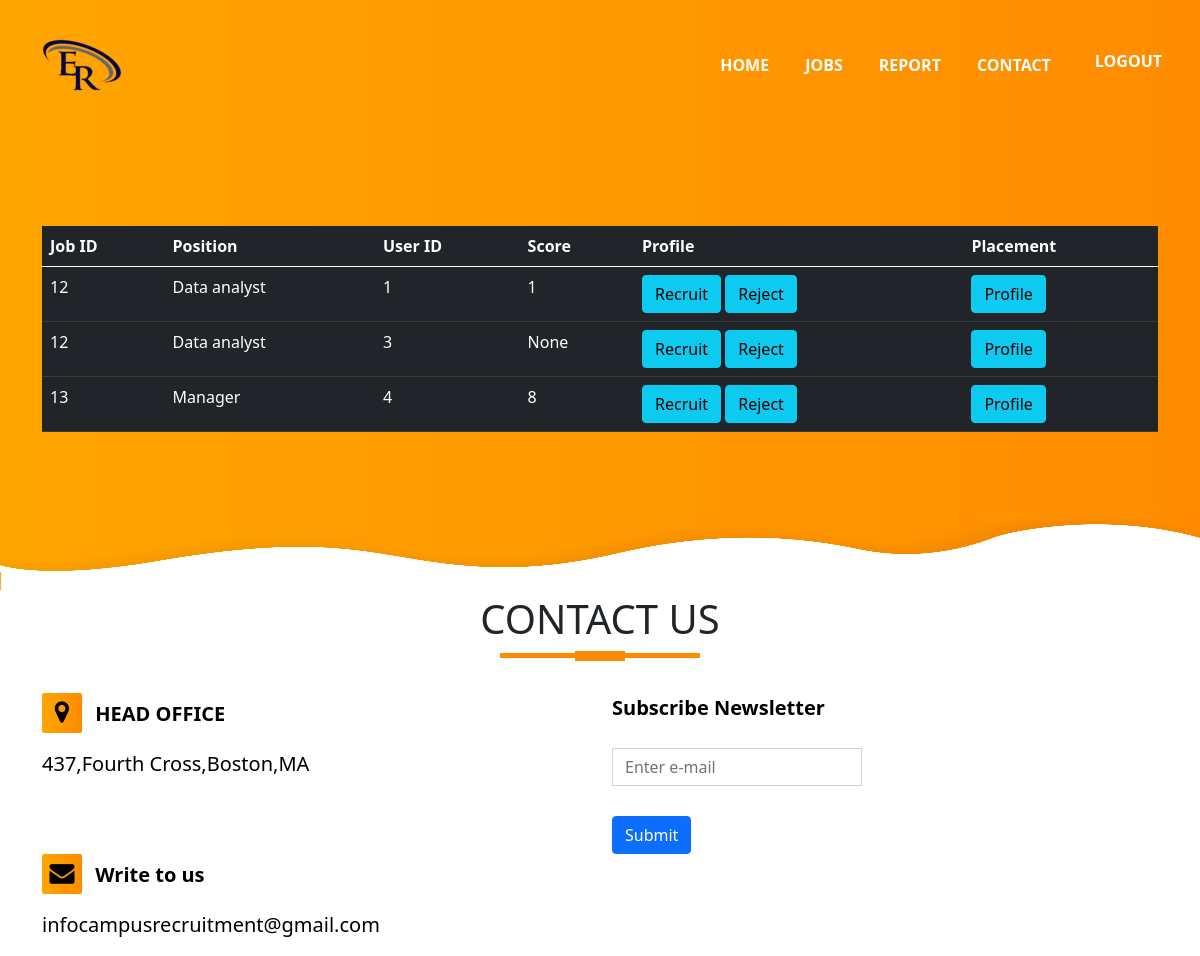
The app's page /report (signed in) with its own data.
### app.py (models this page shows)
class Job(db.Model):
    __tablename__ = 'job'
    id = db.Column(db.Integer,primary_key=True)
    job_role = db.Column(db.String(50),nullable=False)
    job_des = db.Column(db.String(50),nullable=False)
    date_created = db.Column(db.DateTime, default=datetime.utcnow)
    last_date = db.Column(db.Integer)
    skills_required = db.Column(db.String(100),nullable=False)
    experience = db.Column(db.Integer)
    salary = db.Column(db.Integer)
    company_id = db.Column(db.Integer, db.ForeignKey('company.id'),nullable=False)
    status= db.Column(db.Integer)

### app.py (the view)
@app.route('/report',methods=['POST','GET'])
def report():
    d = connect_db()
    query="select job_id,user_id,assesment_score from applied WHERE job_id in(select id from job where company_id='"+str(g.user)+"') AND status IS NULL"
    cur = d.execute(query)
    user = [dict( j_id=row[0],u_id=row[1],score=row[2],j_name='',value=str(row[0])+' s '+str(row[1]),value1=str(row[0])+' ns '+str(row[1])) for row in cur.fetchall()]
    query="select id,job_role from job"
    cur = d.execute(query)
    job = [dict( id=row[0],name=row[1]) for row in cur.fetchall()]
    for i in user:
        for j in job:
            if(i['j_id']==j['id']):
                i['j_name']=j['name']
    d.close()
    if (request.method == 'POST'):
        res=request.form.get('button')
        d = connect_db()
        if res!=None:
            print(res)
            if(res[2]=='s'):
                query="UPDATE applied SET status='s' WHERE (job_id = '"+str(res[0])+"' AND user_id='"+str(res[4])+"')"
                cur = d.execute(query)
            elif(res[2:4]=='ns'):
                query="UPDATE applied SET status='ns' WHERE (job_id = '"+str(res[0])+"' AND user_id='"+str(res[5])+"')"
                cur = d.execute(query)
            d.commit()
            d.close()
            return redirect('/report')
        res=request.form['profile']
        if(res!=None):
            d = connect_db()
            query="SELECT * from User_acc where id='"+str(res)+"'"
            cur = d.execute(query)
            user = [dict( id=row[0],name=row[1],pwd=row[2],mail=row[3],contact=row[4],address=row[5],skills=row[6],Dob=row[7],age=row[8],sslc=row[9],hlc=row[10],college=row[11],department=row[12],cgpa=row[13],exp=row[15],status=row[16]) for row in cur.fetchall()]
            d.close()
            for i in user:
                if(i['status']==None):
                    i['status']='Unemployed'
                else:
                    i['status']='Employed'
        return render_template('company_profile.html',user=user)
    else:
        return render_template('report.html',user=user)

### app.py (called while the page is built)
def connect_db():
    return sqlite3.connect('recsys.db')

@app.before_request
def before_request():
    if 'username' in session:
        g.user = session['username']

### templates/report.html (shortened to what this page needs)
<!DOCTYPE html>
<html lang="en">
<head>
    <link rel="stylesheet" href="{{url_for('static',filename='style.css')}}">
    <link href="https://cdn.jsdelivr.net/npm/bootstrap@5.0.0-beta3/dist/css/bootstrap.min.css" rel="stylesheet">
    <link rel="stylesheet" href="https://stackpath.bootstrapcdn.com/font-awesome/4.7.0/css/font-awesome.min.css">
</head>
<body>
<section id="nav-bar">
    <nav class="navbar navbar-expand-lg navbar-light ">
        <div class="container-fluid">
           <a class="navbar-brand" href="{{url_for('company')}}"><img src="{{url_for('static',filename='logo1.png')}}"></a>
          <div class="collapse navbar-collapse" id="navbarNav">
            <ul class="navbar-nav ms-auto">
              <li class="nav-item">
                <a class="nav-link"  href="{{url_for('company')}}">HOME</a>
              </li>
              <li class="nav-item">
                <a class="nav-link" href="{{url_for('job')}}">JOBS</a>
              </li>
              <li class="nav-item">
                <a class="nav-link" href="{{url_for('report')}}">REPORT</a>
              </li>
              <li class="nav-item">
                <a class="nav-link " href="#contact" >CONTACT</a>
              </li>
              <li><a class="dropdown-item" href="{{url_for('logout')}}">LOGOUT</a></li>
          </div>
    </div>
      </nav>
</section>
<section id="banner">
    <div class="container">
        <table class="table table-hover table-dark">
            <thead>
               <tr>
                  <th scope="col">Job ID</th>
                  <th scope="col">Position</th>
                  <th scope="col">User ID</th>
                  <th scope="col">Score</th>
                  <th scope="col">Profile</th>
                  <th scope="col">Placement</th>
                </tr>
            </thead>
            <tbody>
               <br><br><br><br>
               {% for item in user %}<tr>
                  <td>{{ item['j_id'] }}</td>
                  <td>{{ item['j_name'] }}</td>
                  <td>{{ item['u_id'] }}</td>
                  <td>{{ item['score'] }}</td>
                  <td>
                <form method="POST" action="/report">
                    <button class="btn btn-outline btn-info" type="submit" name="button" value="{{item.value}}" id="button"  >Recruit</button>
                     <button class="btn btn-outline btn-info" type="submit" name="button" value="{{item.value1}}" id="button"  >Reject</button>
                    </td>
                  <td>
                    <button class="btn btn-outline btn-info" name="profile" value="{{item.u_id}}"  >Profile</button>
                </td>
               </tr>
               {% endfor %}
            </tbody>
         </table>
         <br><br><br>
    </div>
    <img src="{{url_for('static',filename='wave.png')}}" class="bottom-img">
</section>
<section id="contact">
    <div class="container">
        <h1 class="title text-center">CONTACT US</h1>
        <div class="row ">
       <div class="col-md-6 contact-box">
           <p><i class="fa fa-map-marker" aria-hidden="true"></i><b> HEAD OFFICE</b></p>
           <p>437,Fourth Cross,Boston,MA</p>
       </div>
       <div class="col-md-6 contact-box">
        <p><b> Subscribe Newsletter</b></p>
        <input type="email" class="form-control" placeholder="Enter e-mail">
       <br> <button type="button" class="btn btn-primary">Submit</button>
    </div>
       <div class="col-md-6 contact-box">
        <p><i class="fa fa-envelope" aria-hidden="true"></i></i><b> Write to us </b></p>
        <p>infocampusrecruitment@gmail.com</p>
    </div>
</div>
</section>
</body>
</html>

### static/style.css (style rules this page uses)
* { margin: 0; padding: 0; }
body { font-family: sans-serif; }
#nav-bar { position: sticky; top: 0; z-index: 10; }
.navbar { background-image: linear-gradient(to right, #ffa500, #ff8c00); padding: 0 !important; }
.navbar-nav li { padding: 0 10px; }
.navbar-nav li a { color: #fff !important; font-weight: 600; float: right; text-align: left; }
#banner { background-image: linear-gradient(to right, #ffa500, #ff8c00); color: #fff; padding: top 5%; }
.bottom-img { height: 70px; width: 100%; }
.title::before { content: ''; background: #ff8c00; height: 5px; width: 200px; margin-left: auto; margin-right: auto; display: block; transform: translateY(63px); }
.title::after { content: ''; background: #ff8c00; height: 10px; width: 50px; margin-left: auto; margin-right: auto; margin-bottom: 40px; display: block; transform: translateY(8px); }
.contact-box { color: black; padding: auto; font-size: 20px; }
.contact-box .fa { margin-right: 8px; font-size: 25px; height: 40px; width: 40px; text-align: center; padding-top: 7px; border-radius: 2px; background-image: linear-gradient(to right, #ffa500, #ff8c00); }
.contact-box .form-control { border-radius: 0; margin-top: 25px; max-width: 250px; }

### records on screen
Job: j_id "12", j_name "Data analyst", u_id "1", score "1", u_id "3", score "None"
Job: j_id "13", j_name "Manager", u_id "4", score "8"
